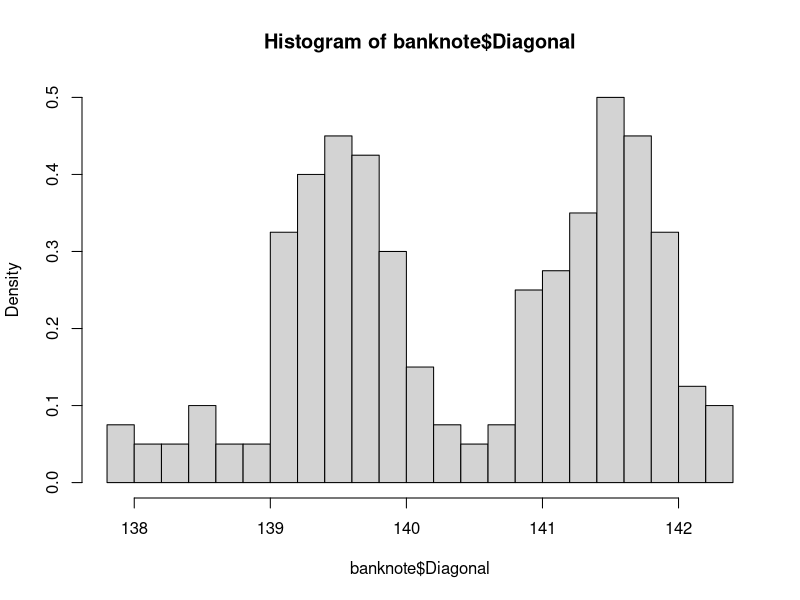
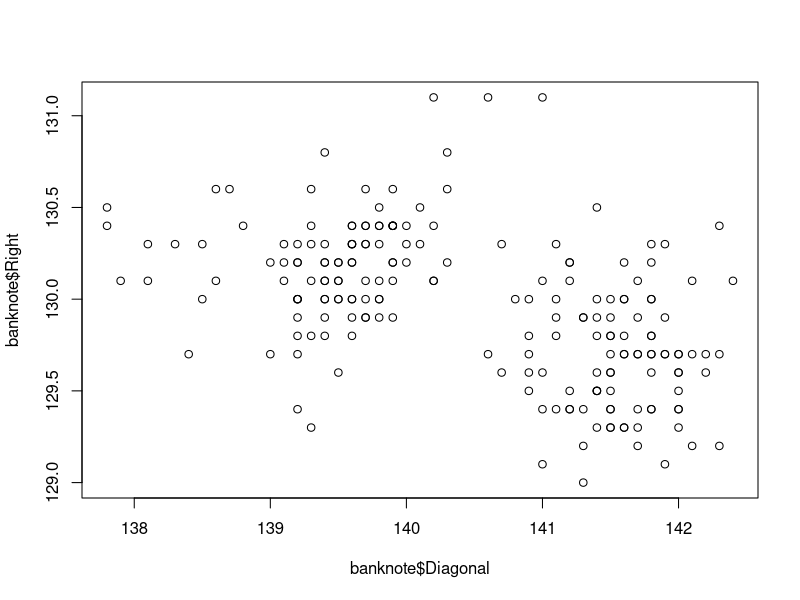
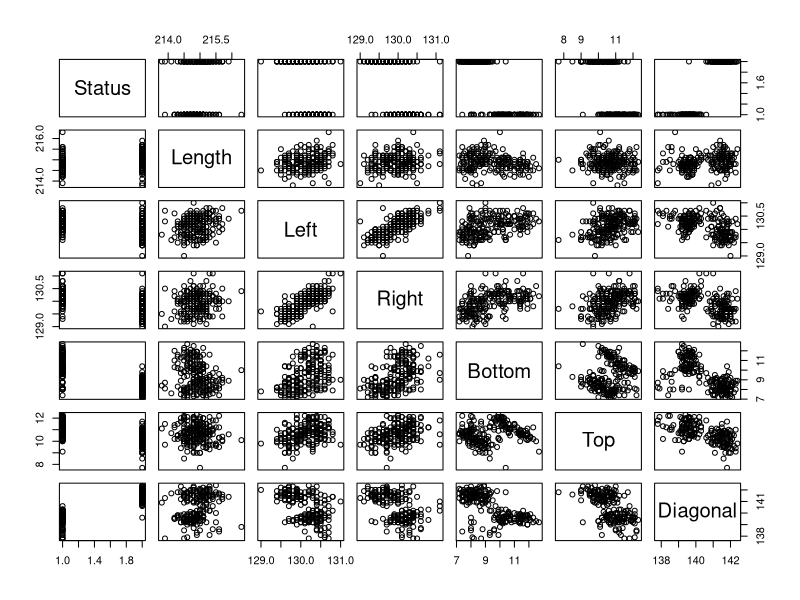
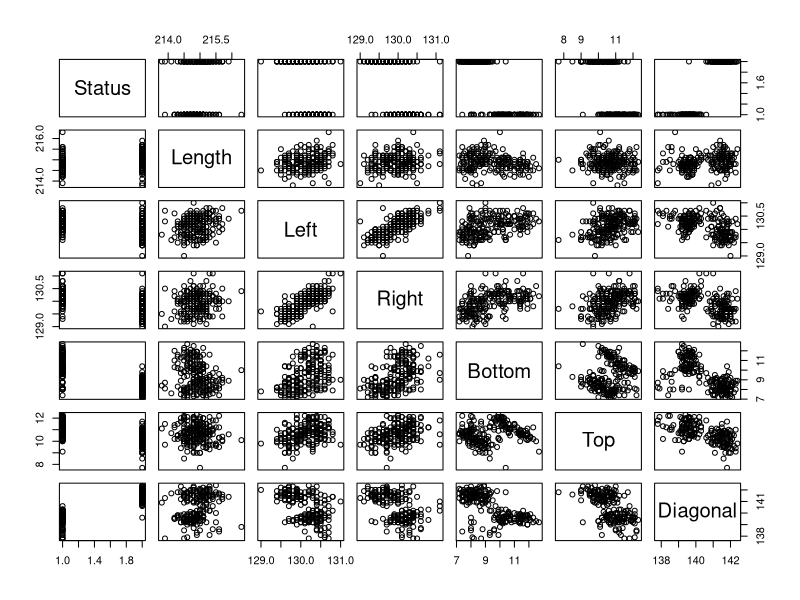
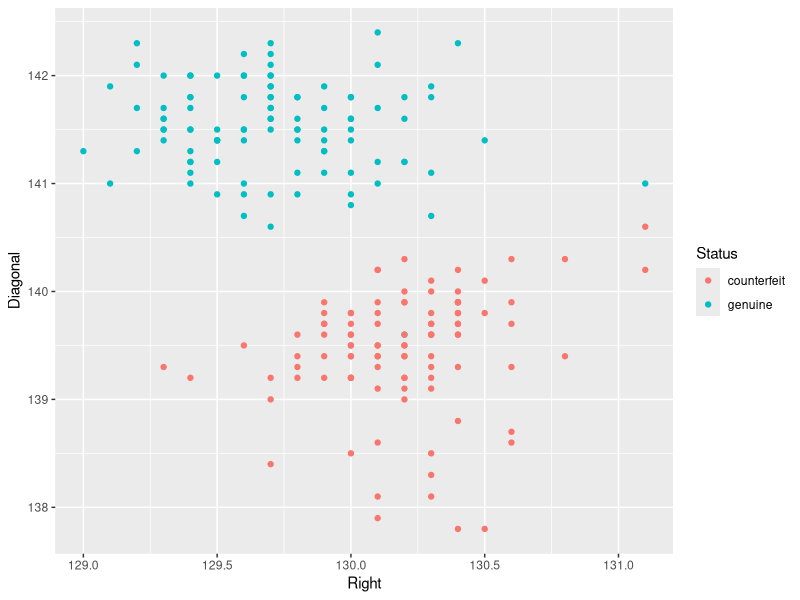

These figures' R source, in order:
#Лекция 2
#Элементы программирования в R
#Описательные статистики

#Определение подлинности банкноты набора данных Swiss Bank Notes
install.packages("mclust") #Пакет с набором данных Swiss Bank Notes
library(mclust)
data("banknote")
head(banknote)
str(banknote)

#Описательные статистики
library(dplyr)
dim(banknote)            #Размерность
nrow(banknote)           #Количество строк
ncol(banknote)           #Количество столбцов
str(banknote)            #Структура датасета
dplyr::glimpse(banknote) #Структура датасета

summary(banknote)        #Описательные статистики переменных

hist(banknote$Diagonal, breaks = 18, probability = T)
plot(banknote$Diagonal, banknote$Right)
plot(banknote)
pairs(banknote)

library(ggplot2)
ggplot(banknote, aes(x = Right, y = Diagonal, col = Status))+
  geom_point()

#Выбор только четных значений
my_vector = c(3, 2, 1, 5, 2, 4, 7, 5, 8)
my_vector[my_vector %% 2 == 0]

#Логические операторы
my_vector[my_vector > 2 & my_vector < 8]
my_vector[my_vector < 1 | my_vector > 7]

#Создание матрицы
my_matrix1 <- c(1:12)
my_matrix2 <- c(1:12)
dim(my_matrix1) <- c(3, 4)
my_matrix2 <- matrix(data = my_matrix2, nrow = 3, ncol = 4)
